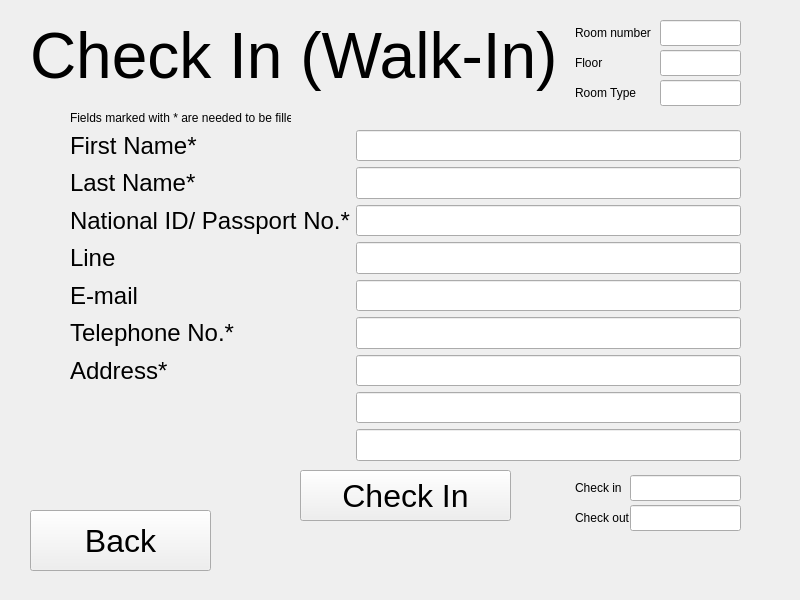
<?xml version="1.0" encoding="UTF-8"?>
<ui version="4.0">
 <class>Form</class>
 <widget class="QWidget" name="Form">
  <property name="geometry">
   <rect>
    <x>0</x>
    <y>0</y>
    <width>800</width>
    <height>600</height>
   </rect>
  </property>
  <property name="windowTitle">
   <string>Form</string>
  </property>
  <widget class="QPushButton" name="back_btn">
   <property name="geometry">
    <rect>
     <x>30</x>
     <y>510</y>
     <width>181</width>
     <height>61</height>
    </rect>
   </property>
   <property name="font">
    <font>
     <pointsize>24</pointsize>
    </font>
   </property>
   <property name="text">
    <string>Back</string>
   </property>
  </widget>
  <widget class="QPushButton" name="check_in_btn">
   <property name="geometry">
    <rect>
     <x>300</x>
     <y>470</y>
     <width>211</width>
     <height>51</height>
    </rect>
   </property>
   <property name="font">
    <font>
     <family>MS Sans Serif</family>
     <pointsize>24</pointsize>
    </font>
   </property>
   <property name="text">
    <string>Check In</string>
   </property>
  </widget>
  <widget class="QLabel" name="Check_In_Walk_In_Label">
   <property name="geometry">
    <rect>
     <x>30</x>
     <y>20</y>
     <width>541</width>
     <height>71</height>
    </rect>
   </property>
   <property name="font">
    <font>
     <pointsize>48</pointsize>
    </font>
   </property>
   <property name="text">
    <string>Check In (Walk-In)</string>
   </property>
  </widget>
  <widget class="QWidget" name="formLayoutWidget">
   <property name="geometry">
    <rect>
     <x>70</x>
     <y>130</y>
     <width>671</width>
     <height>331</height>
    </rect>
   </property>
   <property name="font">
    <font>
     <pointsize>18</pointsize>
    </font>
   </property>
   <layout class="QFormLayout" name="formLayout">
    <property name="fieldGrowthPolicy">
     <enum>QFormLayout::AllNonFixedFieldsGrow</enum>
    </property>
    <property name="leftMargin">
     <number>0</number>
    </property>
    <item row="0" column="0">
     <widget class="QLabel" name="First_Name_Label">
      <property name="font">
       <font>
        <family>MS Sans Serif</family>
        <pointsize>18</pointsize>
        <weight>50</weight>
        <italic>false</italic>
        <bold>false</bold>
       </font>
      </property>
      <property name="text">
       <string>First Name*</string>
      </property>
     </widget>
    </item>
    <item row="0" column="1">
     <widget class="QLineEdit" name="first_name_lineEdit">
      <property name="font">
       <font>
        <family>MS Sans Serif</family>
        <pointsize>16</pointsize>
       </font>
      </property>
      <property name="readOnly">
       <bool>false</bool>
      </property>
     </widget>
    </item>
    <item row="1" column="0">
     <widget class="QLabel" name="Last_Name_Label">
      <property name="font">
       <font>
        <family>MS Sans Serif</family>
        <pointsize>18</pointsize>
       </font>
      </property>
      <property name="text">
       <string>Last Name*</string>
      </property>
     </widget>
    </item>
    <item row="1" column="1">
     <widget class="QLineEdit" name="last_name_lineEdit">
      <property name="font">
       <font>
        <family>MS Sans Serif</family>
        <pointsize>16</pointsize>
       </font>
      </property>
      <property name="readOnly">
       <bool>false</bool>
      </property>
     </widget>
    </item>
    <item row="2" column="0">
     <widget class="QLabel" name="National_ID_Label">
      <property name="font">
       <font>
        <family>MS Sans Serif</family>
        <pointsize>18</pointsize>
       </font>
      </property>
      <property name="text">
       <string>National ID/ Passport No.*</string>
      </property>
     </widget>
    </item>
    <item row="2" column="1">
     <widget class="QLineEdit" name="national_id_lineEdit">
      <property name="font">
       <font>
        <family>MS Sans Serif</family>
        <pointsize>16</pointsize>
       </font>
      </property>
      <property name="readOnly">
       <bool>false</bool>
      </property>
     </widget>
    </item>
    <item row="3" column="0">
     <widget class="QLabel" name="Line_Label">
      <property name="font">
       <font>
        <family>MS Sans Serif</family>
        <pointsize>18</pointsize>
       </font>
      </property>
      <property name="text">
       <string>Line</string>
      </property>
     </widget>
    </item>
    <item row="3" column="1">
     <widget class="QLineEdit" name="line_lineEdit">
      <property name="font">
       <font>
        <family>MS Sans Serif</family>
        <pointsize>16</pointsize>
       </font>
      </property>
      <property name="readOnly">
       <bool>false</bool>
      </property>
     </widget>
    </item>
    <item row="4" column="0">
     <widget class="QLabel" name="EMail_Label">
      <property name="font">
       <font>
        <family>MS Sans Serif</family>
        <pointsize>18</pointsize>
       </font>
      </property>
      <property name="text">
       <string>E-mail</string>
      </property>
     </widget>
    </item>
    <item row="4" column="1">
     <widget class="QLineEdit" name="email_lineEdit">
      <property name="font">
       <font>
        <family>MS Sans Serif</family>
        <pointsize>16</pointsize>
       </font>
      </property>
      <property name="readOnly">
       <bool>false</bool>
      </property>
     </widget>
    </item>
    <item row="5" column="0">
     <widget class="QLabel" name="Telephone_No_Label">
      <property name="font">
       <font>
        <family>MS Sans Serif</family>
        <pointsize>18</pointsize>
       </font>
      </property>
      <property name="text">
       <string>Telephone No.*</string>
      </property>
     </widget>
    </item>
    <item row="5" column="1">
     <widget class="QLineEdit" name="telephon_no_lineEdit">
      <property name="font">
       <font>
        <family>MS Sans Serif</family>
        <pointsize>16</pointsize>
       </font>
      </property>
      <property name="readOnly">
       <bool>false</bool>
      </property>
     </widget>
    </item>
    <item row="6" column="0">
     <widget class="QLabel" name="Address_Label">
      <property name="font">
       <font>
        <family>MS Sans Serif</family>
        <pointsize>18</pointsize>
       </font>
      </property>
      <property name="text">
       <string>Address*</string>
      </property>
     </widget>
    </item>
    <item row="6" column="1">
     <widget class="QLineEdit" name="address1_lineEdit">
      <property name="font">
       <font>
        <family>MS Sans Serif</family>
        <pointsize>16</pointsize>
       </font>
      </property>
      <property name="readOnly">
       <bool>false</bool>
      </property>
     </widget>
    </item>
    <item row="7" column="1">
     <widget class="QLineEdit" name="address2_lineEdit">
      <property name="font">
       <font>
        <family>MS Sans Serif</family>
        <pointsize>16</pointsize>
       </font>
      </property>
      <property name="readOnly">
       <bool>false</bool>
      </property>
     </widget>
    </item>
    <item row="8" column="1">
     <widget class="QLineEdit" name="address3_lineEdit">
      <property name="font">
       <font>
        <family>MS Sans Serif</family>
        <pointsize>16</pointsize>
       </font>
      </property>
      <property name="readOnly">
       <bool>false</bool>
      </property>
     </widget>
    </item>
   </layout>
  </widget>
  <widget class="QLabel" name="Rule_Label">
   <property name="geometry">
    <rect>
     <x>70</x>
     <y>110</y>
     <width>221</width>
     <height>16</height>
    </rect>
   </property>
   <property name="text">
    <string>Fields marked with * are needed to be filled</string>
   </property>
  </widget>
  <widget class="QLabel" name="label">
   <property name="geometry">
    <rect>
     <x>575</x>
     <y>20</y>
     <width>81</width>
     <height>26</height>
    </rect>
   </property>
   <property name="text">
    <string>Room number  </string>
   </property>
  </widget>
  <widget class="QLineEdit" name="floor_lineEdit">
   <property name="geometry">
    <rect>
     <x>660</x>
     <y>50</y>
     <width>81</width>
     <height>26</height>
    </rect>
   </property>
   <property name="readOnly">
    <bool>true</bool>
   </property>
  </widget>
  <widget class="QLineEdit" name="roomNo_lineEdit">
   <property name="geometry">
    <rect>
     <x>660</x>
     <y>20</y>
     <width>81</width>
     <height>26</height>
    </rect>
   </property>
   <property name="readOnly">
    <bool>true</bool>
   </property>
  </widget>
  <widget class="QLabel" name="label_3">
   <property name="geometry">
    <rect>
     <x>575</x>
     <y>80</y>
     <width>76</width>
     <height>26</height>
    </rect>
   </property>
   <property name="text">
    <string>Room Type</string>
   </property>
  </widget>
  <widget class="QLineEdit" name="roomType_lineEdit">
   <property name="geometry">
    <rect>
     <x>660</x>
     <y>80</y>
     <width>81</width>
     <height>26</height>
    </rect>
   </property>
   <property name="readOnly">
    <bool>true</bool>
   </property>
  </widget>
  <widget class="QLabel" name="label_2">
   <property name="geometry">
    <rect>
     <x>575</x>
     <y>50</y>
     <width>61</width>
     <height>26</height>
    </rect>
   </property>
   <property name="text">
    <string>Floor</string>
   </property>
  </widget>
  <widget class="QLabel" name="label_5">
   <property name="geometry">
    <rect>
     <x>575</x>
     <y>475</y>
     <width>61</width>
     <height>26</height>
    </rect>
   </property>
   <property name="text">
    <string>Check in</string>
   </property>
  </widget>
  <widget class="QLineEdit" name="checkinDate_lineEdit">
   <property name="geometry">
    <rect>
     <x>630</x>
     <y>475</y>
     <width>111</width>
     <height>26</height>
    </rect>
   </property>
   <property name="readOnly">
    <bool>true</bool>
   </property>
  </widget>
  <widget class="QLineEdit" name="checkoutDate_lineEdit">
   <property name="geometry">
    <rect>
     <x>630</x>
     <y>505</y>
     <width>111</width>
     <height>26</height>
    </rect>
   </property>
   <property name="readOnly">
    <bool>true</bool>
   </property>
  </widget>
  <widget class="QLabel" name="label_4">
   <property name="geometry">
    <rect>
     <x>575</x>
     <y>505</y>
     <width>76</width>
     <height>26</height>
    </rect>
   </property>
   <property name="text">
    <string>Check out</string>
   </property>
  </widget>
 </widget>
 <resources/>
 <connections/>
</ui>
